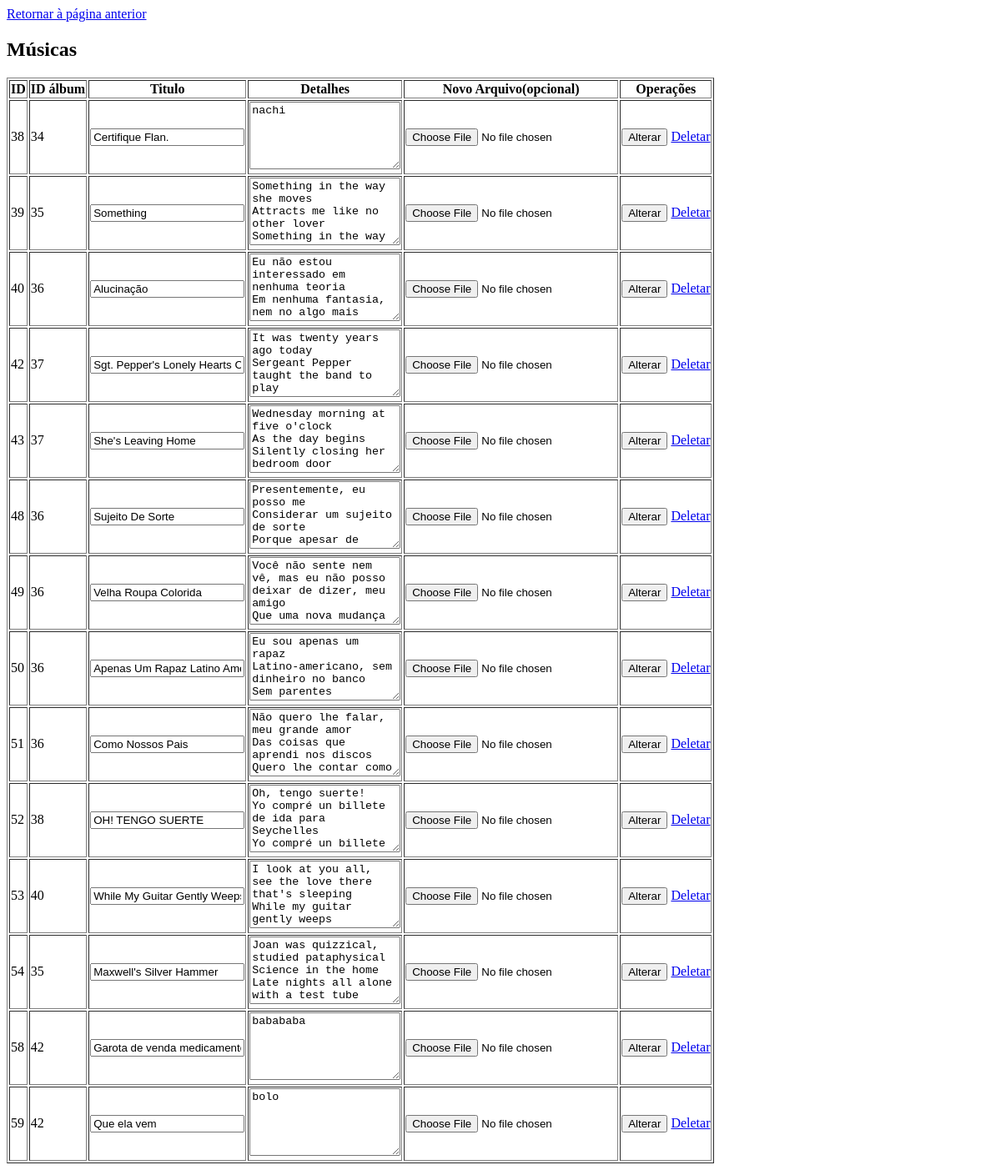
/adm/musicas.php (signed in), run on an earlier commit of the app's database.
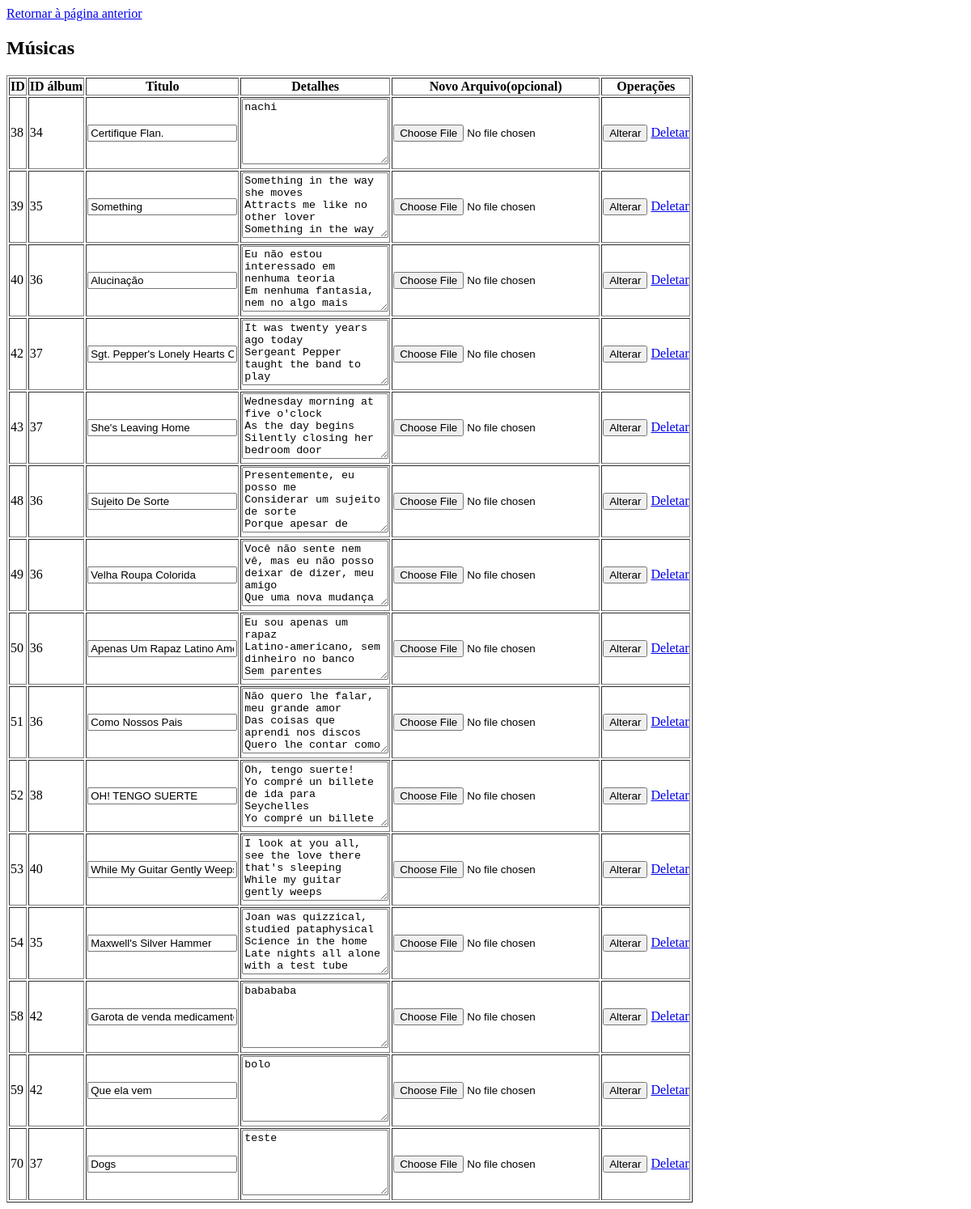
And on a later commit of the database.
### tables this page shows
CREATE TABLE IF NOT EXISTS `musica` (
  `id_musica` int NOT NULL AUTO_INCREMENT,
  `titulo` varchar(100) NOT NULL,
  `arquivo` varchar(255) NOT NULL,
  `duracao` int NOT NULL,
  `detalhes` text NOT NULL,
  `id_album` int NOT NULL,
  PRIMARY KEY (`id_musica`),
  KEY `id_album_em_musica` (`id_album`)
);

### adm/musicas.php (the view, shortened to what this page needs)
<!DOCTYPE html>
<html lang="pt-br">
<head>
</head>
<body>
    <a href="./adm.php">Retornar à página anterior</a>
    <h2>Músicas</h2>
    <?php
    require_once __DIR__ . "/../conect.php";
    $musicasQuery = mysqli_query($conexao, "SELECT * FROM musica");
    if (mysqli_num_rows($musicasQuery) > 0) {
        echo <<<HTML
            <table border="1">
                <tr>
                    <th>ID</th>
                    <th>ID álbum</th>
                    <th>Titulo</th>
                    <th>Detalhes</th>
                    <th>Novo Arquivo(opcional)</th>
                    <th>Operações</th>
                </tr>
        HTML;
        while ($musica = mysqli_fetch_assoc($musicasQuery)) {
            echo <<<HTML
            <form action="alterarMusica.php" method="post" enctype="multipart/form-data" style="
            display: flex;
            flex-direction: row;
            margin-bottom: 10px;
            gap: 5px
            ">
            <tr>
                <td>{$musica['id_musica']}</td>
                <td>{$musica['id_album']}</td>
                <input type="hidden" name="id_musica" value="{$musica['id_musica']}">
                <input type="hidden" name="arquivo_atual" value="{$musica['arquivo']}">
                <td><input type="text" name="titulo" value="{$musica['titulo']}"></td>
                <td><textarea name="detalhes" rows="5">{$musica['detalhes']}</textarea></td>
                <td><input type="file" name="arquivo"></td>
                <td>
                    <input type="submit" value="Alterar">
                    <a href="./deletarMusicaConfirmar.php?id_musica={$musica['id_musica']}">Deletar</a>
                </td>
            </tr>
            </form>
            HTML;
        }
        echo "</table>";
    }
    ?>
</body>
</html>

What changed in the data, as far as the page shows it:
added musica: id_musica "70", id_album "37", titulo "Dogs", detalhes "teste"
